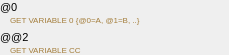
        <widget class="PyDMFrame" name="composite_1">
          <property name="geometry">
            <rect>
              <x>5</x>
              <y>355</y>
              <width>229</width>
              <height>55</height>
            </rect>
          </property>
          <property name="sizePolicy">
            <sizepolicy hsizetype="Ignored" vsizetype="Ignored">
              <horstretch>0</horstretch>
              <verstretch>0</verstretch>
            </sizepolicy>
          </property>
          <layout class="QGridLayout" name="gridLayout_2" columnstretch="10,219" rowstretch="14,1,10,5,14,1,10">
            <property name="leftMargin">
              <number>0</number>
            </property>
            <property name="topMargin">
              <number>0</number>
            </property>
            <property name="rightMargin">
              <number>0</number>
            </property>
            <property name="bottomMargin">
              <number>0</number>
            </property>
            <property name="horizontalSpacing">
              <number>0</number>
            </property>
            <property name="verticalSpacing">
              <number>0</number>
            </property>
            <item row="0" column="0" colspan="2">
              <widget class="QLabel" name="text_8">
                <property name="geometry">
                  <rect>
                    <x>0</x>
                    <y>0</y>
                    <width>229</width>
                    <height>14</height>
                  </rect>
                </property>
                <property name="sizePolicy">
                  <sizepolicy hsizetype="Ignored" vsizetype="Ignored">
                    <horstretch>0</horstretch>
                    <verstretch>0</verstretch>
                  </sizepolicy>
                </property>
                <property name="text">
                  <string>@0</string>
                </property>
                <property name="font">
                  <font>
                    <pointsize>8</pointsize>
                  </font>
                </property>
                <property name="brush" stdset="0">
                  <brush brushstyle="SolidPattern">
                    <color alpha="255">
                      <red>0</red>
                      <green>0</green>
                      <blue>0</blue>
                    </color>
                  </brush>
                </property>
                <property name="toolTip">
                  <string>text_8</string>
                </property>
                <property name="alignment">
                  <set>Qt::AlignLeading|Qt::AlignLeft|Qt::AlignVCenter</set>
                </property>
                <property name="styleSheet">
                  <string notr="true">QLabel#text_8 {
  color: rgb(0, 0, 0);
  }</string>
                </property>
              </widget>
            </item>
            <item row="4" column="0" colspan="2">
              <widget class="QLabel" name="text_9">
                <property name="geometry">
                  <rect>
                    <x>0</x>
                    <y>30</y>
                    <width>229</width>
                    <height>14</height>
                  </rect>
                </property>
                <property name="sizePolicy">
                  <sizepolicy hsizetype="Ignored" vsizetype="Ignored">
                    <horstretch>0</horstretch>
                    <verstretch>0</verstretch>
                  </sizepolicy>
                </property>
                <property name="text">
                  <string>@@2</string>
                </property>
                <property name="font">
                  <font>
                    <pointsize>8</pointsize>
                  </font>
                </property>
                <property name="brush" stdset="0">
                  <brush brushstyle="SolidPattern">
                    <color alpha="255">
                      <red>0</red>
                      <green>0</green>
                      <blue>0</blue>
                    </color>
                  </brush>
                </property>
                <property name="toolTip">
                  <string>text_9</string>
                </property>
                <property name="alignment">
                  <set>Qt::AlignLeading|Qt::AlignLeft|Qt::AlignVCenter</set>
                </property>
                <property name="styleSheet">
                  <string notr="true">QLabel#text_9 {
  color: rgb(0, 0, 0);
  }</string>
                </property>
              </widget>
            </item>
            <item row="2" column="1">
              <widget class="QLabel" name="text_10">
                <property name="geometry">
                  <rect>
                    <x>10</x>
                    <y>15</y>
                    <width>219</width>
                    <height>10</height>
                  </rect>
                </property>
                <property name="sizePolicy">
                  <sizepolicy hsizetype="Ignored" vsizetype="Ignored">
                    <horstretch>0</horstretch>
                    <verstretch>0</verstretch>
                  </sizepolicy>
                </property>
                <property name="text">
                  <string>GET VARIABLE 0 {@0=A, @1=B, ..}</string>
                </property>
                <property name="font">
                  <font>
                    <pointsize>6</pointsize>
                  </font>
                </property>
                <property name="brush" stdset="0">
                  <brush brushstyle="SolidPattern">
                    <color alpha="255">
                      <red>164</red>
                      <green>126</green>
                      <blue>60</blue>
                    </color>
                  </brush>
                </property>
                <property name="toolTip">
                  <string>text_10</string>
                </property>
                <property name="alignment">
                  <set>Qt::AlignLeading|Qt::AlignLeft|Qt::AlignVCenter</set>
                </property>
                <property name="styleSheet">
                  <string notr="true">QLabel#text_10 {
  color: rgb(164, 126, 60);
  }</string>
                </property>
              </widget>
            </item>
            <item row="6" column="1">
              <widget class="QLabel" name="text_11">
                <property name="geometry">
                  <rect>
                    <x>10</x>
                    <y>45</y>
                    <width>219</width>
                    <height>10</height>
                  </rect>
                </property>
                <property name="sizePolicy">
                  <sizepolicy hsizetype="Ignored" vsizetype="Ignored">
                    <horstretch>0</horstretch>
                    <verstretch>0</verstretch>
                  </sizepolicy>
                </property>
                <property name="text">
                  <string>GET VARIABLE CC</string>
                </property>
                <property name="font">
                  <font>
                    <pointsize>6</pointsize>
                  </font>
                </property>
                <property name="brush" stdset="0">
                  <brush brushstyle="SolidPattern">
                    <color alpha="255">
                      <red>164</red>
                      <green>126</green>
                      <blue>60</blue>
                    </color>
                  </brush>
                </property>
                <property name="toolTip">
                  <string>text_11</string>
                </property>
                <property name="alignment">
                  <set>Qt::AlignLeading|Qt::AlignLeft|Qt::AlignVCenter</set>
                </property>
                <property name="styleSheet">
                  <string notr="true">QLabel#text_11 {
  color: rgb(164, 126, 60);
  }</string>
                </property>
              </widget>
            </item>
          </layout>
        </widget>
